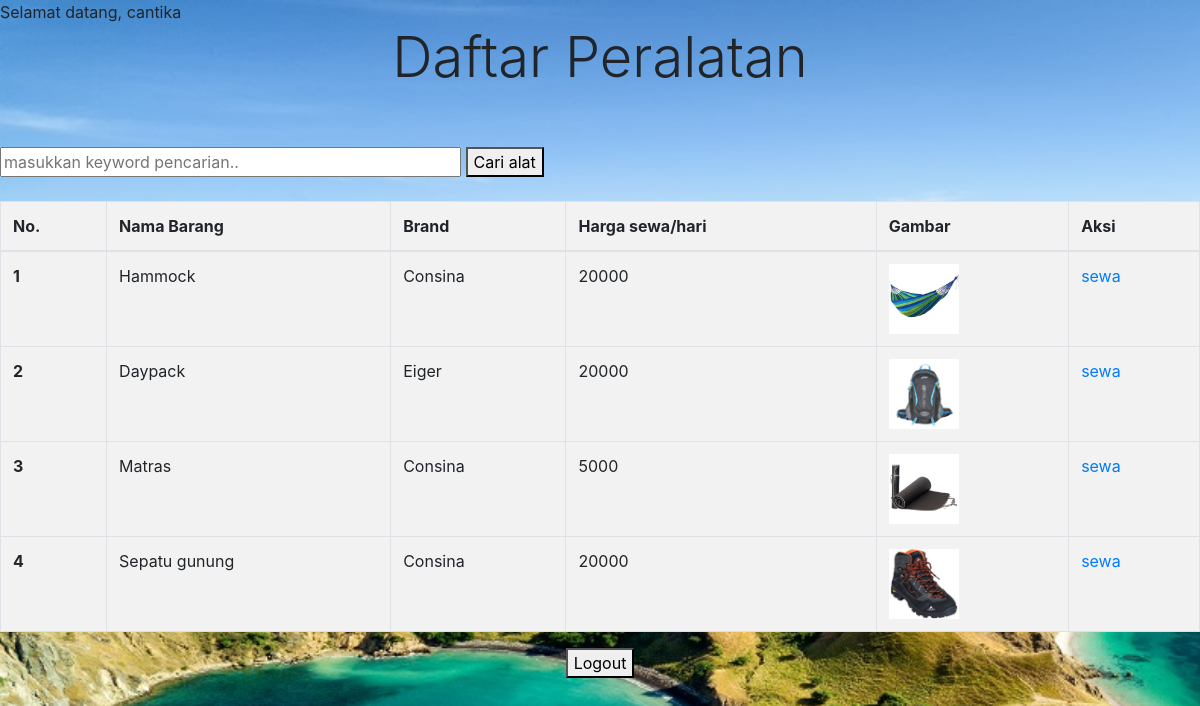
/sewa2.php (signed in), run on the app's committed database.
### tables this page shows
CREATE TABLE `alat` (
  `id_alat` int(11) NOT NULL,
  `nama_barang` varchar(50) NOT NULL,
  `brand` varchar(25) NOT NULL,
  `hargasewa_perhari` int(11) NOT NULL,
  `gambar` varchar(50) NOT NULL
);

### functions.php (called while the page is built, shortened)
<?php
$conn = mysqli_connect("localhost","root","","projek2020");
function query($query){
    global $conn;
    $result =  mysqli_query($conn, $query);
    $rows = [];
    while($row = mysqli_fetch_assoc($result)){
        $rows[] = $row;
    }
    return $rows;
}
function query2($query){
    global $conn;
    $result =  mysqli_query($conn, $query);
    $row2 = mysqli_fetch_assoc($result)['id'];
    return $row2;
}
?>

### sewa2.php (the view, shortened to what this page needs)
<?php
    $username = $_SESSION['username'];
    require 'functions.php';
    $alat = query("SELECT * FROM alat");
    $user = query2("SELECT * FROM user WHERE username='$username'");
?>
<!DOCTYPE html>
<html>
<head>
    <link rel="stylesheet" href="https://stackpath.bootstrapcdn.com/bootstrap/4.4.1/css/bootstrap.min.css">
    <link rel="stylesheet" href="style.css">
</head>
<body>
    Selamat datang, <?php echo $username ?>
    <h1 class="display-4">Daftar Peralatan</h1>
    <br><br>
    <form action="" method="POST">
        <input type="text" name="keyword" size="40" placeholder="masukkan keyword pencarian..">
        <button type="submit" name="cari">Cari alat</button>
    </form><br>
    <table class="table table-bordered">
    <thead>
    <tr>
        <th>No.</th>
        <th>Nama Barang</th>
        <th>Brand</th>
        <th>Harga sewa/hari</th>
        <th>Gambar</th>
        <th>Aksi</th>
    </tr>
    </thead>
    <tbody>
    <?php $i = 1; ?>
    <?php foreach($alat as $row) : ?>
    <tr>
      <th scope="row"><?= $i; ?></th>
        <td><?= $row["nama_barang"]; ?></td>
        <td><?= $row["brand"]; ?></td>
        <td><?= $row["hargasewa_perhari"]; ?></td>
        <td><img src="img/<?= $row["gambar"];?>" width="70"></td>
        <td>
        <a href="nyewa.php?id=<?= $row["id_alat"]; ?>&id2=<?= $user; ?>">sewa</a>
        </td>
    </tr>
    <?php $i++; ?>
    <?php endforeach; ?>
    </tbody>
    </table>
    <center><a href="logout.php"><button>Logout</button></a></center>
</body>
</html>

### style.css (style rules this page uses)
body { background : url('img/home.jpg'); background-size: 1550px; }
h1 { text-align: center; }

### sewa2.php (style rules this page uses)
table { background-color: #f2f2f2; }
h1 { text-align: center; }

### data on the page
alat: nama_barang "Hammock", brand "Consina", hargasewa_perhari "20000", gambar (picture)
alat: nama_barang "Daypack", brand "Eiger", hargasewa_perhari "20000", gambar (picture)
alat: nama_barang "Matras", brand "Consina", hargasewa_perhari "5000", gambar (picture)
alat: nama_barang "Sepatu gunung", brand "Consina", hargasewa_perhari "20000", gambar (picture)

### other printed values
$username "cantika"
